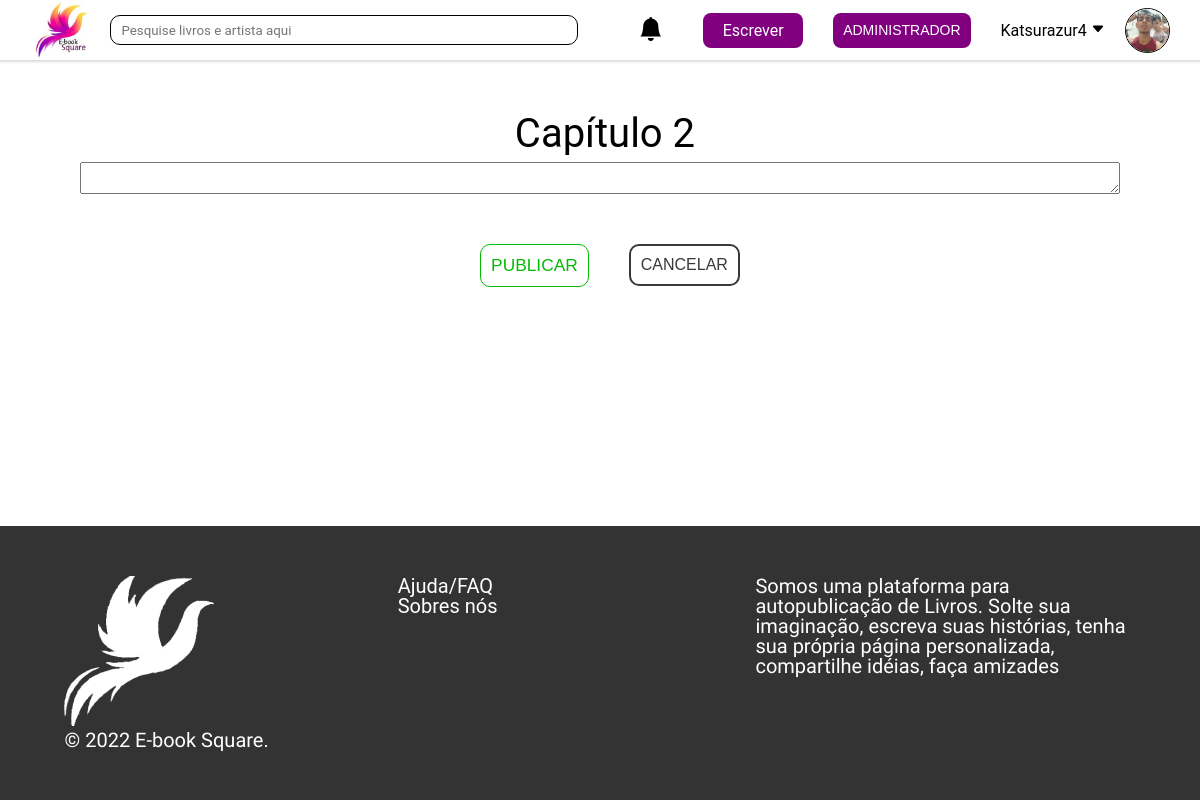
Page /App/View/pages/escrever-obra.php?obra=135 (signed in) on the committed database.
### tables this page shows
CREATE TABLE `usuario` (
  `ID_user` int(11) NOT NULL,
  `nome` varchar(80) NOT NULL,
  `codigo` varchar(20) NOT NULL,
  `email` varchar(50) NOT NULL,
  `foto` varchar(150) NOT NULL,
  `banner` varchar(150) NOT NULL,
  `descricaoUSU` varchar(1500) NOT NULL,
  `chavePix` varchar(300) NOT NULL,
  `status` int(11) NOT NULL DEFAULT 0,
  `senha` varchar(255) NOT NULL,
  `data_cad` date NOT NULL,
  `recuperar_senha` varchar(255) NOT NULL,
  `NOTmsg` tinyint(1) NOT NULL DEFAULT 1,
  `NOTatdp` tinyint(1) NOT NULL DEFAULT 1
);

### App/Model/verificacao.php (called while the page is built, shortened)
<?php
require_once "_conexao/conexao.php";
require_once 'class-log.php';
if(isset($_SESSION['ID_user']) && !empty($_SESSION['ID_user'])){
    $classLog = new log();
    $dados_usuario = $classLog->findUser([" ID_user = ".$_SESSION['ID_user']]);
}

### App/Model/class-log.php (called while the page is built, shortened)
<?php
class log
{
    public function findUser($refeDado)
    {
        $dados_usuario = $this->find(['*'], 'usuario', [" WHERE " . $refeDado[0]]);
        return $dados_usuario;
    }
    public function Count($contDado, $tabela, $refDado)
    {
        global $pdo;
        $ComandoSQL = "SELECT COUNT($contDado) FROM $tabela WHERE $refDado[0]";
        $conn = $pdo->query($ComandoSQL);
        if ($conn->execute()) {
            $dado = $conn->fetchAll(PDO::FETCH_ASSOC);
            return $dado[0]["COUNT($contDado)"];
        }
    }
    public function find($findDado, $tabela, $conditionRefDado)
    {
        global $pdo;
        $ComandoSQL = "SELECT $findDado[0] FROM $tabela $conditionRefDado[0]";
        $conn = $pdo->query($ComandoSQL);
        if ($conn->execute()) {
            if ($conn->rowCount() > 0) {
                $dados = $conn->fetch(PDO::FETCH_ASSOC);
                return $dados;
            }
        }
    }
}

### App/View/pages/escrever-obra.php (the view, shortened to what this page needs)
<?php
  include_once '../../Model/verificacao.php';
?>
<!DOCTYPE html>
<html lang="PT-BR">
	<head>
        <link rel="stylesheet" href="../assets/CSS/header.css">
        <link rel="stylesheet" href="../assets/CSS/footer.css">
        <link rel="stylesheet" href="../assets/CSS/escrever-obra.css">
		<link rel="stylesheet" href="../assets/Editor_Texto/CSS/editor_texto.css">
		<link rel="stylesheet" href="../assets/Editor_Texto/CSS/rte_theme_default.css" />
		<link rel="stylesheet" href="https://cdn.jsdelivr.net/npm/bootstrap-icons@1.10.4/font/bootstrap-icons.css">
	</head>
	<body>
    <main>
      <?php
      include_once("header.php");
      ?>
      <form action="../../Model/valida_cap.php" method="post" autocomplete="off">
          <div class="container_editor_texto">
            <?php
              $capitulo_Count = $classLog->Count('ID_capitulo', 'capitulo', ["obra_FK =".$_GET['obra']]);
            ?>
              <div class="Titulo_entrada">
                  <input maxlength="40" class="titulo_obra" name="titulo_historias" id="titulo_historias" placeholder="Título do Capitulo" value=" <?php if(isset($_GET['action']) && $_GET['action'] == 'atualizar'){ echo $cap['titulo_cap'] ;}else{ echo "Capítulo ".$capitulo_Count+1;}?>" autofocus>
              </div>
          <textarea placeholder="Começe sua história aqui" id="conteudo" name="conteudo">
            <?php if(isset($_GET['action']) && $_GET['action'] == 'atualizar'){ echo $cap['conteudo']; }?>
          </textarea>
          </div>
          <section class="botoes">
            <div class="container_botoes">
              <div class="botoes_salvar_cancelar">
                <button href="#"><p class="sa" onclick="salvar()">
                  PUBLICAR
                </p></button>
                <a href="feed.php"><p class="cancelar">CANCELAR</p></a>
              </div>
            </div>
          </section>
      </main>
        <?php
        include_once("footer.php");
        ?>
	</body>
</html>

### App/View/pages/header.php (shortened to what this page needs)
<link rel="stylesheet" href="https://cdn.jsdelivr.net/npm/bootstrap-icons@1.10.4/font/bootstrap-icons.css">
<header id="header">
        <div class="container-header">
            <div class="img-logo-header">
                <a href="feed.php"><img src="../assets/IMAGENS/logo.jpg" alt="" class="logo-header"></a>
            </div>
            <ul class="dropdown">
            <li  class="pesquisa_li" style="margin-left:-20px ; ">
                <input  on="pesquisa_selecionada()" id="pesquisa" class="pesquisa" type="search" placeholder="Pesquise livros e artista aqui">
            </li>
            <?php if(isset($_SESSION['ID_user']) && !empty($_SESSION['ID_user'])){ ?>
<li class="notificacoes">
    <i class="bi bi-bell-fill" onclick="abrir_notificacao()" id="iconNot"></i>
</li>
<?php }?>
            <li class="block-right">
                <a href="pre-criacao.php">
                    <div class="type-new-history">
                        Escrever
                    </div>
                </a>
                <?php
                    if (isset($_SESSION['ID_user'])):
                        if($dados_usuario['status'] == 1){
                        ?>
                        <a href="painel-adm.php">
                            <div class="type-new-history" style="width: auto; padding: 10px;">
                                <span style="color: white; font-family:'Franklin Gothic Medium', 'Arial Narrow', Arial, sans-serif; font-size: 14px; font-weight: 500;" >ADMINISTRADOR</span>
                            </div>
                        </a>
                        <?php }?>
                        <div class="icone-user">
                            <p onclick="clique_perfil()" for="dropdown_perfil" id="nome" name="nome" class="nome_user">
                                <?= $dados_usuario['nome']; ?>
                            <svg id="dropdown_perfil_girar" xmlns="http://www.w3.org/2000/svg" width="14" height="14"
                                fill="currentColor" class="bi bi-caret-down-fill" viewBox="0 0 16 16">
                                <path
                                    d="M7.247 11.14 2.451 5.658C1.885 5.013 2.345 4 3.204 4h9.592a1 1 0 0 1 .753 1.659l-4.796 5.48a1 1 0 0 1-1.506 0z" />
                            </svg></p></p>
                            <div class="avatar-header">
                                <a href="Perfil.php?user=<?=$dados_usuario['ID_user']?>">
                                    <img class="editar_img" src="
                                            <?php if (isset($dados_usuario['foto']) && !empty($dados_usuario['foto'])) { ?>
                                    ../assets/IMAGEM_USUARIO/<?= $dados_usuario['foto'] ?>
                                            <?php } else { ?>
                                    ../assets/IMAGENS/blank.jpg
                                            <?php } ?>
                                " alt="Foto de perfil" name="perfil" id="perfil-header">
                                </a>
                            </div>
                        </div>
                <?php
                endif;
                ?>
            </li>
        </ul>
        </div>
</header>

### App/View/assets/CSS/header.css (style rules this page uses)
* { padding: 0; margin: 0; box-sizing: border-box; font-family: 'Roboto', sans-serif; text-decoration: none !important; color: black; }
body { overflow-x: hidden; }
.nome_user { margin-bottom: 0rem !important; }
header { z-index: 5; max-height: 60px; background-color: rgb(255, 255, 255); box-shadow: 0px 0px 2px 2px #1f1e1e27; }
.container-header { height: 60px; display: flex; justify-content: space-around; }
.logo-header { width: 70px; }
.icone-user { display: flex !important; align-items: center !important; gap: 10px; position: relative; cursor: pointer; }
#nome { position: relative; }
.block-right { display: flex; align-items: center; position: relative; gap: 30px; margin-left: -20px; }
.avatar-header { border-radius: 100%; height: 45px; width: 45px; display: flex; align-items: center; justify-content: center; }
.avatar-header img { border: 1px solid black; user-select: none; border-radius: 100%; margin-top: 5px; height: 45px; width: 45px; filter: brightness(1); }
.img-logo-header { margin-left: 30px; }
.type-new-history { width: 100px; height: 35px; display: flex; justify-content: center; align-items: center; background-color: var(--roxa); color: white !important; border-radius: 8px; cursor: pointer; }
.editar_img { object-fit: cover; }
.container-header .dropdown li { color: black; list-style: none; }
.container-header .dropdown { height: 100%; width: 100vw; display: flex; gap: 30px; justify-content: space-evenly; align-items: center !important; }
.pesquisa { border: 1px solid black; padding: 5px; padding-left: 10px; width: 39vw; height: 30px; border-radius: 10px; }
svg { transition: 0.5s; }
.pesquisa_li { position: relative; }
.notificacoes { position: relative; }
.notificacoes .bi-bell-fill { font-size: 18pt; color: rgb(0, 0, 0); cursor: pointer; }
ol, ul { padding-left: 0 !important; }
img, svg { vertical-align: baseline !important; }

### App/View/assets/CSS/escrever-obra.css (style rules this page uses)
body { width: 100vw; height: 100vh; overflow-x: hidden; box-sizing: border-box; }
* { padding: 0; margin: 0; }
.container_editor_texto { margin: 50px 80px; display: flex; justify-content: center; flex-direction: column; }
.titulo_obra { outline: none; border: none; text-align: center; margin-bottom: 5px; font-size: 30pt; }
.Titulo_entrada { display: flex; justify-content: center; }
.botoes { display: flex; justify-content: center; margin-bottom: 50px; }
.container_botoes { display: inline-flex; flex-direction: column; align-items: center; }
.botoes button { height: 40px; padding: 0 20px; font-size: 13pt; border-radius: 10px; cursor: pointer; transition: 0.2s; background-color: white; }
.botoes_salvar_cancelar { display: flex; gap: 20px; }
.botoes_salvar_cancelar p { padding: 10px; border-radius: 10px; cursor: pointer; }
.sa { font-family: Arial, Helvetica, sans-serif; border: 1px solid rgb(4, 187, 4); color: rgb(4, 187, 4); }
.cancelar { font-family: Arial, Helvetica, sans-serif; border: 2px solid rgb(58, 57, 57);; color: rgb(58, 57, 57); }
main { min-height: 100%; padding-bottom: 300px; }
.container_obra_footer p, button { cursor: pointer; font-size: 15pt; padding: 10px; color: white; background-color: rgb(24, 24, 24); border-radius: 10px; border: none; }

### App/View/assets/Editor_Texto/CSS/editor_texto.css (style rules this page uses)
a { color: #06c; text-decoration: none; }
p { color: initial; }
ul li, ol li, table { color: initial; }

### App/View/assets/CSS/config.css (style rules this page uses)
:root { --roxa: #800080; --roxa-hover: #690069; --roxa-op: #80008091; }

### rows in the picture
usuario: nome "Katsurazur4", foto (picture)
